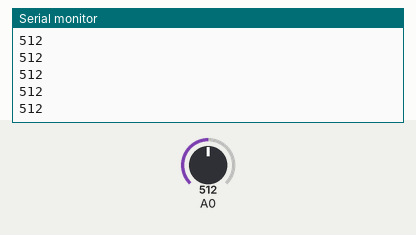
Bench run of a sketch on a simulated Arduino Leonardo, built with avr-gcc and run on an emulated ATmega32U4. Parts: the last lines printed to the serial monitor. The inputs (shaded band) are chosen by the test bench; at power-on: A0 = 512.

Above: at 1.4 s.
1.5 s: A0 set to 716
At 2.3 s:
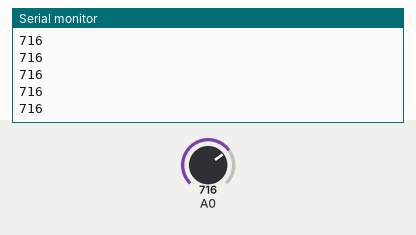
3.0 s: A0 set to 900
At 4.1 s:
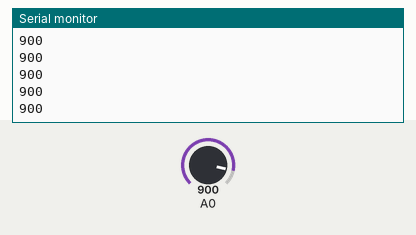
Timing chart, 0 to 6.0 s (numbered marks = the images above; inputs shaded):
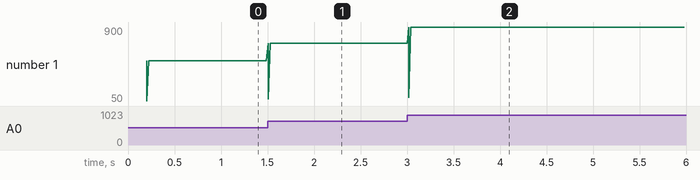

Measured:
- after the input at 1.5 s, the serial monitor: prints a new line at once (image 1)
- after the input at 3.0 s, the serial monitor: prints a new line at once (image 2)
- plotted number 1: 512 → 716 after the input at 1.5 s, 716 → 900 after the input at 3.0 s

The sketch:

volume-knob.ino
```cpp
#include <hid-project.h>

void setup() {
  Serial.begin(115200);
  delay(200); // Allow time for keyboard to initialize
}

void loop() {
  // Read potentiometer value and map it to volume levels (0-100%)
  int sensorValue = analogRead(A0);
  int volume = map(sensorValue, 0, 1023, 0, 100);
  Serial.println(sensorValue);
  // Adjust volume only if there's a significant change
  static int lastVolume = -1;
  if (volume != lastVolume) {
    Serial.println(volume);
    lastVolume = volume;
  }
  delay(20); // Adjust delay for smooth operation
}
```
